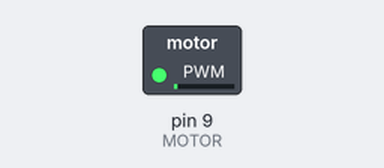
This sketch was run on a simulated Arduino Uno, built with avr-gcc and run on an emulated ATmega328P. Shown: switched loads named in the sketch (green lamp = pin HIGH).

Above: at 0.15 s.
At 1.65 s:
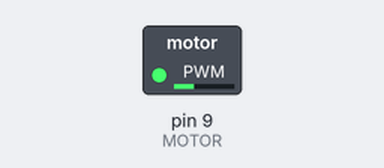
At 3.1 s:
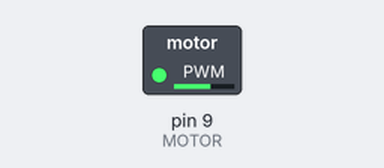
Timing chart, 0 to 4.6 s (numbered marks = the images above):
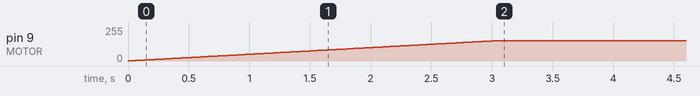

Measured:
- by itself, pin 9 (MOTOR): moves from 0/255 to 153/255 over 3.0 s

The sketch:

Lab_2_Task_1-1.ino
```cpp
//Simulation Link: https://www.tinkercad.com/things/fVdycqacZtU

#define MOTOR       9   // The pin number connected to the motor
#define ACC_DELAY   20  // Delay between each speed increment (in milliseconds)

const int maxSpeed = 255;    // Maximum speed value (0-255)
const int targetSpeed = 0.6 * maxSpeed;  // Target speed at 0.6 of the maximum speed

int currentSpeed = 0;         // Current speed of the motor

void setup() {
  pinMode(MOTOR, OUTPUT);
}

void loop() {
  // Gradually increase the speed until it reaches the target speed
  if (currentSpeed < targetSpeed) {
    currentSpeed++;
    analogWrite(MOTOR, currentSpeed);
    delay(ACC_DELAY);
  }

  // Maintain the constant speed
  if (currentSpeed >= targetSpeed) {
    analogWrite(MOTOR, targetSpeed);
  }
}
```
